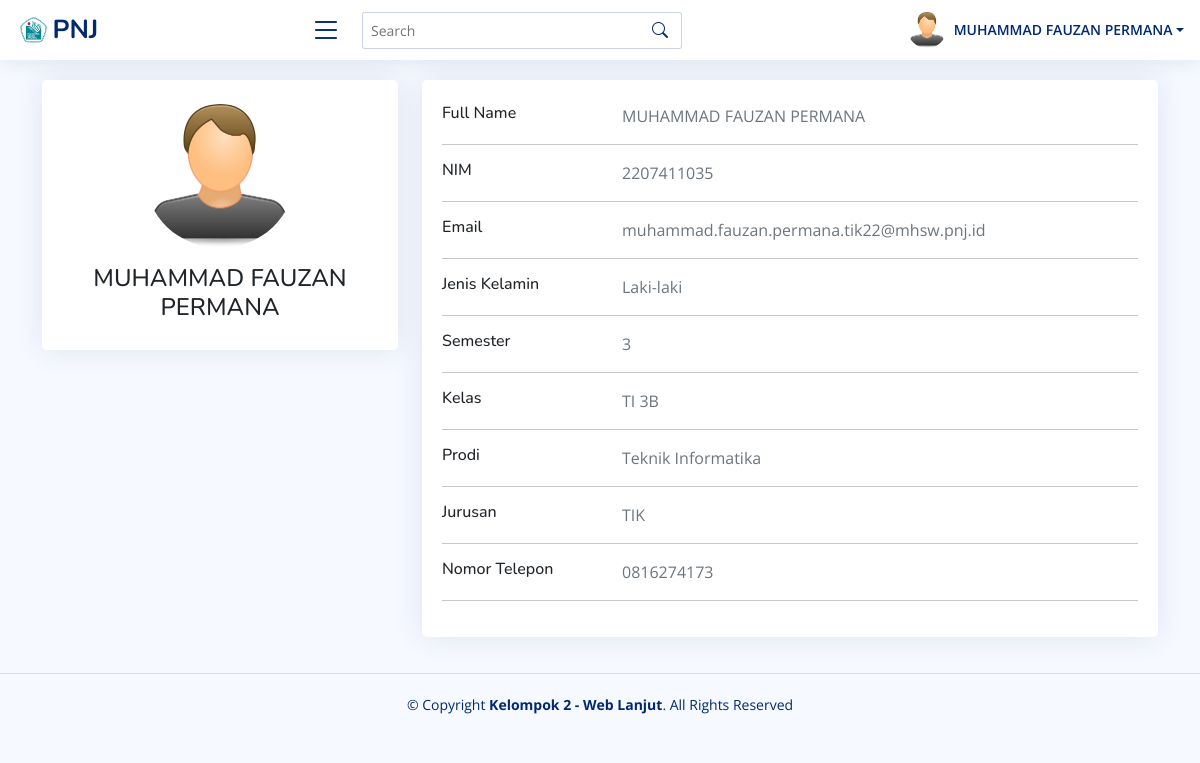
The app's page /Profile/index.php (signed in) with its own data.
### tables this page shows
CREATE TABLE `mahasiswa` (
  `NIM` varchar(255) NOT NULL,
  `Email` varchar(255) NOT NULL,
  `Nama` varchar(255) NOT NULL,
  `JenisKel` varchar(255) NOT NULL,
  `Semester` int(20) NOT NULL,
  `Kelas` varchar(255) NOT NULL,
  `Prodi` varchar(255) NOT NULL,
  `Jurusan` varchar(255) NOT NULL,
  `Telp` varchar(255) NOT NULL
);

CREATE TABLE `kelas` (
  `ID_kelas` int(11) NOT NULL,
  `Nama` varchar(255) NOT NULL
);

### Profile/index.php (the view)
<?php
include 'dashboard/atas.php';
include '../koneksi.php';
if ($role == 'dosen') {
  $sql = "SELECT * FROM dosen WHERE NIP = '$nomorInduk'";
} elseif ($role == 'mahasiswa') {
  $sql = "SELECT * FROM mahasiswa WHERE NIM = '$nomorInduk'";
}
$result = $conn->query($sql);
$data = $result->fetch_assoc();
?>
<div class="container">
  <div class="main-body">
    <div class="row gutters-sm">
      <div class="col-md-4 mb-3">
        <div class="card">
          <div class="card-body pt-4">
            <div class="d-flex flex-column align-items-center text-center">
              <img src="user.png" alt="Admin" class="rounded-circle" width="150">
              <div class="mt-3">
                <h4><?php echo $data["Nama"] ?></h4>
              </div>
            </div>
          </div>
        </div>
      </div>
      <div class="col-md-8">
        <div class="card mb-3">
          <div class="card-body pt-4">
            <div class="row">
              <div class="col-sm-3">
                <h6 class="mb-0">Full Name</h6>
              </div>
              <div class="col-sm-9 text-secondary">
                <?php echo $data["Nama"] ?>
              </div>
            </div>
            <hr>
            <div class="row">
              <div class="col-sm-3">
                <h6 class="mb-0">NIM</h6>
              </div>
              <div class="col-sm-9 text-secondary">
                <?php echo $nomorInduk ?>
              </div>
            </div>
            <hr>
            <div class="row">
              <div class="col-sm-3">
                <h6 class="mb-0">Email</h6>
              </div>
              <div class="col-sm-9 text-secondary">
                <?php echo $data["Email"] ?>
              </div>
            </div>
            <hr>
            <div class="row">
              <div class="col-sm-3">
                <h6 class="mb-0">Jenis Kelamin</h6>
              </div>
              <div class="col-sm-9 text-secondary">
                <?php echo $data["JenisKel"] ?>
              </div>
            </div>
            <hr>
            <?php
            if ($role == 'mahasiswa') { ?>
              <div class="row">
                <div class="col-sm-3">
                  <h6 class="mb-0">Semester</h6>
                </div>
                <div class="col-sm-9 text-secondary">
                  <?php echo $data["Semester"] ?>
                </div>
              </div>
              <hr>
              <div class="row">
                <div class="col-sm-3">
                  <h6 class="mb-0">Kelas</h6>
                </div>
                <div class="col-sm-9 text-secondary">
                  <?php
                  $kelas = $data["Kelas"];
                  $sql = "SELECT * FROM kelas WHERE ID_kelas = '$kelas'";
                  $result = $conn->query($sql);
                  $dataKelas = $result->fetch_assoc();
                  echo $dataKelas["Nama"]
                  ?>
                </div>
              </div>
              <hr>
              <div class="row">
                <div class="col-sm-3">
                  <h6 class="mb-0">Prodi</h6>
                </div>
                <div class="col-sm-9 text-secondary">
                  <?php echo $data["Prodi"] ?>
                </div>
              </div>
              <hr>
              <div class="row">
                <div class="col-sm-3">
                  <h6 class="mb-0">Jurusan</h6>
                </div>
                <div class="col-sm-9 text-secondary">
                  <?php echo $data["Jurusan"] ?>
                </div>
              </div>
              <hr>
            <?php } ?>
            <div class="row">
              <div class="col-sm-3">
                <h6 class="mb-0">Nomor Telepon</h6>
              </div>
              <div class="col-sm-9 text-secondary">
                <?php echo $data["Telp"] ?>
              </div>
            </div>
            <hr>
          </div>
        </div>
      </div>
    </div>
  </div>
</div>
<?php
include 'dashboard/bawah.php';
?>

### dashboard/assets/css/style.css (style rules this page uses)
:root { scroll-behavior: smooth; }
body { font-family: "Open Sans", sans-serif; background: #f6f9ff; color: #444444; }
h1, h2, h3, h4, h5, h6 { font-family: "Nunito", sans-serif; }
.card { margin-bottom: 30px; border: none; border-radius: 5px; box-shadow: 0px 0 30px rgba(1, 41, 112, 0.1); }
.card-body { padding: 0 20px 20px 20px; }

### Profile/dashboard/atas.php (style rules this page uses)
.card-body { overflow-x: auto; }

### records on screen
mahasiswa: Nama "MUHAMMAD FAUZAN PERMANA", Email "muhammad.fauzan.permana.tik22@mhsw.pnj.id", JenisKel "Laki-laki", Semester "3", Prodi "Teknik Informatika", Jurusan "TIK", Telp "0816274173"
kelas: Nama "TI 3B"

### other values on screen
$nama "MUHAMMAD FAUZAN PERMANA"
$nomorInduk "2207411035"
